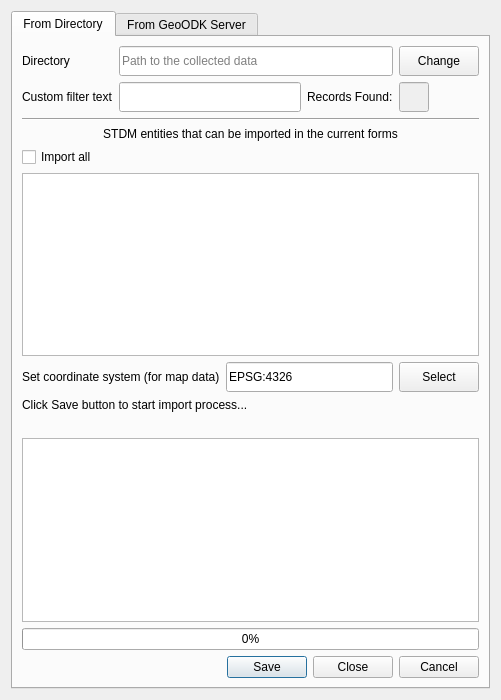
<?xml version="1.0" encoding="UTF-8"?>
<ui version="4.0">
 <class>Dialog</class>
 <widget class="QDialog" name="Dialog">
  <property name="geometry">
   <rect>
    <x>0</x>
    <y>0</y>
    <width>501</width>
    <height>700</height>
   </rect>
  </property>
  <property name="maximumSize">
   <size>
    <width>16777215</width>
    <height>700</height>
   </size>
  </property>
  <property name="windowTitle">
   <string>Import Mobile Data into STDM</string>
  </property>
  <property name="layoutDirection">
   <enum>Qt::LeftToRight</enum>
  </property>
  <layout class="QGridLayout" name="gridLayout_3">
   <item row="0" column="0">
    <widget class="QTabWidget" name="tabWidget">
     <property name="minimumSize">
      <size>
       <width>150</width>
       <height>0</height>
      </size>
     </property>
     <property name="currentIndex">
      <number>0</number>
     </property>
     <widget class="QWidget" name="tab">
      <attribute name="title">
       <string>From Directory</string>
      </attribute>
      <layout class="QGridLayout" name="gridLayout">
       <item row="8" column="0">
        <widget class="QLabel" name="label_3">
         <property name="text">
          <string>Click Save button to start import process...</string>
         </property>
        </widget>
       </item>
       <item row="1" column="0">
        <layout class="QGridLayout" name="gridLayout_2">
         <item row="2" column="1">
          <widget class="QLineEdit" name="txt_filter">
           <property name="minimumSize">
            <size>
             <width>30</width>
             <height>30</height>
            </size>
           </property>
          </widget>
         </item>
         <item row="2" column="0">
          <widget class="QLabel" name="label_14">
           <property name="text">
            <string>Custom filter text</string>
           </property>
          </widget>
         </item>
         <item row="0" column="0">
          <widget class="QLabel" name="label_2">
           <property name="text">
            <string>Directory</string>
           </property>
          </widget>
         </item>
         <item row="2" column="2">
          <widget class="QLabel" name="label">
           <property name="text">
            <string>Records Found:</string>
           </property>
          </widget>
         </item>
         <item row="2" column="3">
          <widget class="QLineEdit" name="txt_count">
           <property name="enabled">
            <bool>false</bool>
           </property>
           <property name="minimumSize">
            <size>
             <width>0</width>
             <height>30</height>
            </size>
           </property>
           <property name="maximumSize">
            <size>
             <width>30</width>
             <height>16777215</height>
            </size>
           </property>
           <property name="maxLength">
            <number>25</number>
           </property>
          </widget>
         </item>
         <item row="0" column="1" colspan="2">
          <widget class="QLineEdit" name="txt_directory">
           <property name="minimumSize">
            <size>
             <width>200</width>
             <height>30</height>
            </size>
           </property>
           <property name="maximumSize">
            <size>
             <width>1000007</width>
             <height>16777215</height>
            </size>
           </property>
           <property name="readOnly">
            <bool>true</bool>
           </property>
           <property name="placeholderText">
            <string>Path to the collected data</string>
           </property>
          </widget>
         </item>
         <item row="0" column="3">
          <widget class="QPushButton" name="btn_chang_dir">
           <property name="minimumSize">
            <size>
             <width>0</width>
             <height>30</height>
            </size>
           </property>
           <property name="maximumSize">
            <size>
             <width>80</width>
             <height>16777215</height>
            </size>
           </property>
           <property name="layoutDirection">
            <enum>Qt::LeftToRight</enum>
           </property>
           <property name="text">
            <string>Change</string>
           </property>
          </widget>
         </item>
        </layout>
       </item>
       <item row="11" column="0">
        <widget class="QProgressBar" name="pgbar">
         <property name="value">
          <number>0</number>
         </property>
        </widget>
       </item>
       <item row="4" column="0">
        <widget class="QLabel" name="label_4">
         <property name="text">
          <string>STDM entities that can be imported in the current forms</string>
         </property>
         <property name="alignment">
          <set>Qt::AlignCenter</set>
         </property>
        </widget>
       </item>
       <item row="5" column="0">
        <widget class="QCheckBox" name="chk_all">
         <property name="text">
          <string>Import all</string>
         </property>
        </widget>
       </item>
       <item row="7" column="0">
        <layout class="QGridLayout" name="gridLayout_12">
         <item row="0" column="2">
          <widget class="QPushButton" name="btn_srid">
           <property name="minimumSize">
            <size>
             <width>0</width>
             <height>30</height>
            </size>
           </property>
           <property name="text">
            <string>Select</string>
           </property>
          </widget>
         </item>
         <item row="0" column="1">
          <widget class="QLineEdit" name="txt_srid">
           <property name="minimumSize">
            <size>
             <width>0</width>
             <height>30</height>
            </size>
           </property>
           <property name="text">
            <string>EPSG:4326</string>
           </property>
           <property name="readOnly">
            <bool>true</bool>
           </property>
           <property name="placeholderText">
            <string>Coordinate System</string>
           </property>
          </widget>
         </item>
         <item row="0" column="0">
          <widget class="QLabel" name="label_13">
           <property name="text">
            <string>Set coordinate system (for map data)</string>
           </property>
          </widget>
         </item>
        </layout>
       </item>
       <item row="12" column="0">
        <widget class="QDialogButtonBox" name="buttonBox">
         <property name="orientation">
          <enum>Qt::Horizontal</enum>
         </property>
         <property name="standardButtons">
          <set>QDialogButtonBox::Cancel|QDialogButtonBox::Close|QDialogButtonBox::Save</set>
         </property>
        </widget>
       </item>
       <item row="3" column="0">
        <widget class="Line" name="line">
         <property name="orientation">
          <enum>Qt::Horizontal</enum>
         </property>
        </widget>
       </item>
       <item row="6" column="0">
        <widget class="QListWidget" name="lst_widget"/>
       </item>
       <item row="9" column="0">
        <widget class="QLabel" name="lbl_feedback">
         <property name="text">
          <string/>
         </property>
        </widget>
       </item>
       <item row="10" column="0">
        <widget class="QTextEdit" name="txt_feedback">
         <property name="readOnly">
          <bool>true</bool>
         </property>
        </widget>
       </item>
       <item row="0" column="0">
        <layout class="QVBoxLayout" name="vlnotification"/>
       </item>
      </layout>
     </widget>
     <widget class="QWidget" name="tab_2">
      <attribute name="title">
       <string>From GeoODK Server</string>
      </attribute>
      <layout class="QGridLayout" name="gridLayout_11">
       <item row="0" column="0">
        <widget class="QFrame" name="frame_2">
         <property name="frameShape">
          <enum>QFrame::StyledPanel</enum>
         </property>
         <property name="frameShadow">
          <enum>QFrame::Plain</enum>
         </property>
         <layout class="QGridLayout" name="gridLayout_8">
          <item row="2" column="0">
           <widget class="QLabel" name="label_5">
            <property name="text">
             <string>Available STDM entities in the mobile form</string>
            </property>
            <property name="alignment">
             <set>Qt::AlignCenter</set>
            </property>
           </widget>
          </item>
          <item row="3" column="0">
           <widget class="QTreeView" name="trview_entities_2"/>
          </item>
          <item row="0" column="0">
           <layout class="QGridLayout" name="gridLayout_9">
            <item row="3" column="0">
             <widget class="QLabel" name="label_6">
              <property name="text">
               <string>Available records in the current connection</string>
              </property>
             </widget>
            </item>
            <item row="3" column="1">
             <widget class="QLineEdit" name="txt_count_2">
              <property name="enabled">
               <bool>false</bool>
              </property>
              <property name="minimumSize">
               <size>
                <width>0</width>
                <height>30</height>
               </size>
              </property>
              <property name="maxLength">
               <number>25</number>
              </property>
             </widget>
            </item>
            <item row="0" column="0" colspan="2">
             <layout class="QGridLayout" name="gridLayout_10">
              <item row="1" column="1" colspan="2">
               <widget class="QLineEdit" name="txt_directory_2">
                <property name="minimumSize">
                 <size>
                  <width>0</width>
                  <height>30</height>
                 </size>
                </property>
               </widget>
              </item>
              <item row="0" column="1" colspan="2">
               <widget class="QComboBox" name="cbo_profile_2">
                <property name="minimumSize">
                 <size>
                  <width>0</width>
                  <height>30</height>
                 </size>
                </property>
               </widget>
              </item>
              <item row="0" column="0">
               <widget class="QLabel" name="label_8">
                <property name="text">
                 <string>Select Profile</string>
                </property>
               </widget>
              </item>
              <item row="1" column="0">
               <widget class="QLabel" name="label_7">
                <property name="text">
                 <string>Server Name</string>
                </property>
               </widget>
              </item>
              <item row="5" column="0">
               <widget class="QLabel" name="label_9">
                <property name="text">
                 <string>Database Name</string>
                </property>
               </widget>
              </item>
              <item row="5" column="1" colspan="2">
               <widget class="QComboBox" name="cbo_dbname">
                <property name="minimumSize">
                 <size>
                  <width>0</width>
                  <height>30</height>
                 </size>
                </property>
               </widget>
              </item>
              <item row="4" column="0">
               <widget class="QLabel" name="label_11">
                <property name="text">
                 <string>Port</string>
                </property>
               </widget>
              </item>
              <item row="2" column="1" colspan="2">
               <widget class="QLineEdit" name="txt_username">
                <property name="minimumSize">
                 <size>
                  <width>0</width>
                  <height>30</height>
                 </size>
                </property>
               </widget>
              </item>
              <item row="4" column="1">
               <widget class="QLineEdit" name="txt_port">
                <property name="minimumSize">
                 <size>
                  <width>0</width>
                  <height>30</height>
                 </size>
                </property>
               </widget>
              </item>
              <item row="4" column="2">
               <widget class="QCheckBox" name="chk_default">
                <property name="text">
                 <string>Use Existing</string>
                </property>
               </widget>
              </item>
              <item row="3" column="0">
               <widget class="QLabel" name="label_12">
                <property name="text">
                 <string>Password</string>
                </property>
               </widget>
              </item>
              <item row="3" column="1" colspan="2">
               <widget class="QLineEdit" name="txt_pass">
                <property name="minimumSize">
                 <size>
                  <width>0</width>
                  <height>30</height>
                 </size>
                </property>
               </widget>
              </item>
              <item row="2" column="0">
               <widget class="QLabel" name="label_10">
                <property name="text">
                 <string>ODK Username</string>
                </property>
               </widget>
              </item>
             </layout>
            </item>
           </layout>
          </item>
          <item row="1" column="0">
           <widget class="Line" name="line_2">
            <property name="orientation">
             <enum>Qt::Horizontal</enum>
            </property>
           </widget>
          </item>
          <item row="4" column="0">
           <widget class="QPushButton" name="pushButton">
            <property name="text">
             <string>Save</string>
            </property>
           </widget>
          </item>
         </layout>
        </widget>
       </item>
      </layout>
     </widget>
    </widget>
   </item>
  </layout>
 </widget>
 <connections>
  <connection>
   <sender>buttonBox</sender>
   <signal>rejected()</signal>
   <receiver>Dialog</receiver>
   <slot>reject()</slot>
   <hints>
    <hint type="sourcelabel">
     <x>316</x>
     <y>260</y>
    </hint>
    <hint type="destinationlabel">
     <x>286</x>
     <y>274</y>
    </hint>
   </hints>
  </connection>
  <connection>
   <sender>buttonBox</sender>
   <signal>accepted()</signal>
   <receiver>Dialog</receiver>
   <slot>accept()</slot>
   <hints>
    <hint type="sourcelabel">
     <x>248</x>
     <y>254</y>
    </hint>
    <hint type="destinationlabel">
     <x>157</x>
     <y>274</y>
    </hint>
   </hints>
  </connection>
 </connections>
</ui>
